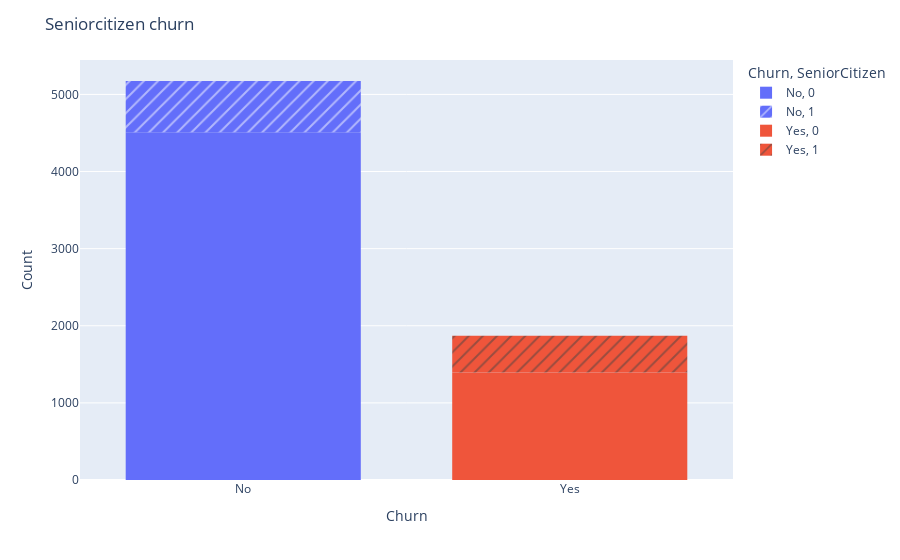

Notebook cell for this chart:
### Code cell
#checking how many seniorcitizens are in each group 
fig = px.histogram(df, x="Churn", y="SeniorCitizen", color ="Churn", pattern_shape="SeniorCitizen", histfunc='count')
fig.update_layout(
    title_text='Seniorcitizen churn',
    xaxis_title_text='Churn', 
    yaxis_title_text='Count', 
    bargap=0.2, 
    bargroupgap=0.1 
)
fig.show()

### Figure 1 — Plotly figure (JSON) as saved in the notebook; plotly's stock layout.template omitted (floating-point values rounded to 4 significant figures; data arrays with more than 128 entries replaced by an {"elided": "..."} marker saying what was removed)
{"data": [{"alignmentgroup": "True", "bingroup": "x", "histfunc": "count", "hovertemplate": "Churn=%{x}<br>SeniorCitizen=0<br>count=%{y}<extra></extra>", "legendgroup": "No, 0", "marker": {"color": "#636efa", "pattern": {"shape": ""}}, "name": "No, 0", "offsetgroup": "No, 0", "orientation": "v", "showlegend": true, "type": "histogram", "x": {"elided": "4508 str values"}, "xaxis": "x", "y": {"elided": "4508 int values"}, "yaxis": "y"}, {"alignmentgroup": "True", "bingroup": "x", "histfunc": "count", "hovertemplate": "Churn=%{x}<br>SeniorCitizen=1<br>count=%{y}<extra></extra>", "legendgroup": "No, 1", "marker": {"color": "#636efa", "pattern": {"shape": "/"}}, "name": "No, 1", "offsetgroup": "No, 1", "orientation": "v", "showlegend": true, "type": "histogram", "x": {"elided": "666 str values"}, "xaxis": "x", "y": {"elided": "666 int values"}, "yaxis": "y"}, {"alignmentgroup": "True", "bingroup": "x", "histfunc": "count", "hovertemplate": "Churn=%{x}<br>SeniorCitizen=0<br>count=%{y}<extra></extra>", "legendgroup": "Yes, 0", "marker": {"color": "#EF553B", "pattern": {"shape": ""}}, "name": "Yes, 0", "offsetgroup": "Yes, 0", "orientation": "v", "showlegend": true, "type": "histogram", "x": {"elided": "1393 str values"}, "xaxis": "x", "y": {"elided": "1393 int values"}, "yaxis": "y"}, {"alignmentgroup": "True", "bingroup": "x", "histfunc": "count", "hovertemplate": "Churn=%{x}<br>SeniorCitizen=1<br>count=%{y}<extra></extra>", "legendgroup": "Yes, 1", "marker": {"color": "#EF553B", "pattern": {"shape": "/"}}, "name": "Yes, 1", "offsetgroup": "Yes, 1", "orientation": "v", "showlegend": true, "type": "histogram", "x": {"elided": "476 str values"}, "xaxis": "x", "y": {"elided": "476 int values"}, "yaxis": "y"}], "layout": {"bargap": 0.2, "bargroupgap": 0.1, "barmode": "relative", "legend": {"title": {"text": "Churn, SeniorCitizen"}, "tracegroupgap": 0}, "margin": {"t": 60}, "title": {"text": "Seniorcitizen churn"}, "xaxis": {"anchor": "y", "categoryarray": ["No", "Yes"], "categoryorder": "array", "domain": [0, 1], "title": {"text": "Churn"}}, "yaxis": {"anchor": "x", "categoryarray": [1, 0], "categoryorder": "array", "domain": [0, 1], "title": {"text": "Count"}}}}
